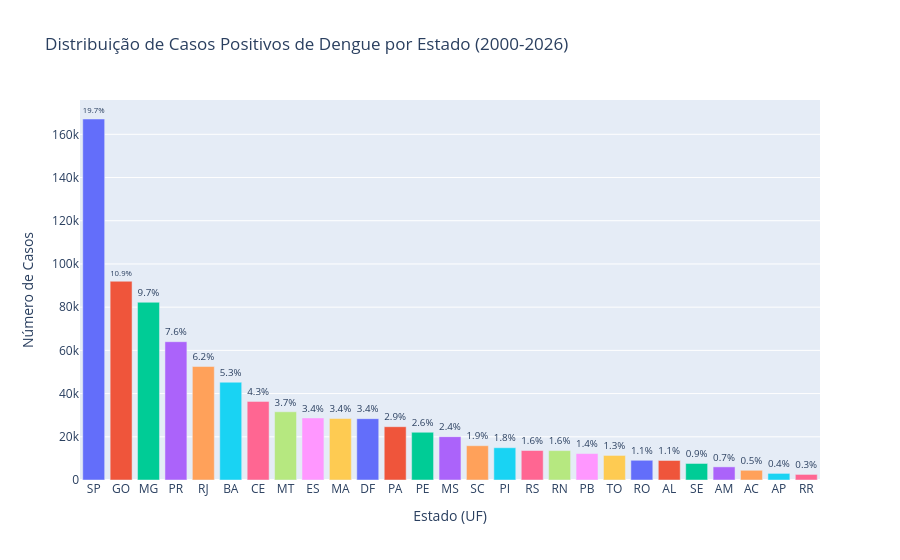

Notebook cell for this chart:
### Code cell
df_estado["Percentual"] = (
    df_estado["Notificações"]
    / df_estado["Notificações"].sum()
    * 100
)

df_estado = df_estado.sort_values(
    by="Notificações",
    ascending=False
)

fig = px.bar(
    df_estado,
    x="Estado",
    y="Notificações",
    color="Notificações",
    color_continuous_scale="Reds",
    text=df_estado["Percentual"].map(lambda x: f"{x:.1f}%"),
    title="Distribuição de Casos Positivos de Dengue por Estado (2000-2026)",
)

fig.update_traces(textposition="outside")

fig.update_layout(
    xaxis_title="Estado (UF)",
    yaxis_title="Número de Casos",
    showlegend=False
)

fig.show()

### Figure 1 — Plotly figure (JSON) as saved in the notebook; plotly's stock layout.template omitted (floating-point values rounded to 4 significant figures)
{"data": [{"hovertemplate": "Notificações=%{y}<br>Estado=%{x}<br>text=%{text}<extra></extra>", "legendgroup": "167086", "marker": {"color": "#636efa", "pattern": {"shape": ""}}, "name": "167086", "orientation": "v", "showlegend": true, "text": ["19.7%"], "textposition": "outside", "type": "bar", "x": ["SP"], "xaxis": "x", "y": [167086], "yaxis": "y"}, {"hovertemplate": "Notificações=%{y}<br>Estado=%{x}<br>text=%{text}<extra></extra>", "legendgroup": "91984", "marker": {"color": "#EF553B", "pattern": {"shape": ""}}, "name": "91984", "orientation": "v", "showlegend": true, "text": ["10.9%"], "textposition": "outside", "type": "bar", "x": ["GO"], "xaxis": "x", "y": [91984], "yaxis": "y"}, {"hovertemplate": "Notificações=%{y}<br>Estado=%{x}<br>text=%{text}<extra></extra>", "legendgroup": "82262", "marker": {"color": "#00cc96", "pattern": {"shape": ""}}, "name": "82262", "orientation": "v", "showlegend": true, "text": ["9.7%"], "textposition": "outside", "type": "bar", "x": ["MG"], "xaxis": "x", "y": [82262], "yaxis": "y"}, {"hovertemplate": "Notificações=%{y}<br>Estado=%{x}<br>text=%{text}<extra></extra>", "legendgroup": "64016", "marker": {"color": "#ab63fa", "pattern": {"shape": ""}}, "name": "64016", "orientation": "v", "showlegend": true, "text": ["7.6%"], "textposition": "outside", "type": "bar", "x": ["PR"], "xaxis": "x", "y": [64016], "yaxis": "y"}, {"hovertemplate": "Notificações=%{y}<br>Estado=%{x}<br>text=%{text}<extra></extra>", "legendgroup": "52518", "marker": {"color": "#FFA15A", "pattern": {"shape": ""}}, "name": "52518", "orientation": "v", "showlegend": true, "text": ["6.2%"], "textposition": "outside", "type": "bar", "x": ["RJ"], "xaxis": "x", "y": [52518], "yaxis": "y"}, {"hovertemplate": "Notificações=%{y}<br>Estado=%{x}<br>text=%{text}<extra></extra>", "legendgroup": "45254", "marker": {"color": "#19d3f3", "pattern": {"shape": ""}}, "name": "45254", "orientation": "v", "showlegend": true, "text": ["5.3%"], "textposition": "outside", "type": "bar", "x": ["BA"], "xaxis": "x", "y": [45254], "yaxis": "y"}, {"hovertemplate": "Notificações=%{y}<br>Estado=%{x}<br>text=%{text}<extra></extra>", "legendgroup": "36386", "marker": {"color": "#FF6692", "pattern": {"shape": ""}}, "name": "36386", "orientation": "v", "showlegend": true, "text": ["4.3%"], "textposition": "outside", "type": "bar", "x": ["CE"], "xaxis": "x", "y": [36386], "yaxis": "y"}, {"hovertemplate": "Notificações=%{y}<br>Estado=%{x}<br>text=%{text}<extra></extra>", "legendgroup": "31573", "marker": {"color": "#B6E880", "pattern": {"shape": ""}}, "name": "31573", "orientation": "v", "showlegend": true, "text": ["3.7%"], "textposition": "outside", "type": "bar", "x": ["MT"], "xaxis": "x", "y": [31573], "yaxis": "y"}, {"hovertemplate": "Notificações=%{y}<br>Estado=%{x}<br>text=%{text}<extra></extra>", "legendgroup": "28730", "marker": {"color": "#FF97FF", "pattern": {"shape": ""}}, "name": "28730", "orientation": "v", "showlegend": true, "text": ["3.4%"], "textposition": "outside", "type": "bar", "x": ["ES"], "xaxis": "x", "y": [28730], "yaxis": "y"}, {"hovertemplate": "Notificações=%{y}<br>Estado=%{x}<br>text=%{text}<extra></extra>", "legendgroup": "28459", "marker": {"color": "#FECB52", "pattern": {"shape": ""}}, "name": "28459", "orientation": "v", "showlegend": true, "text": ["3.4%"], "textposition": "outside", "type": "bar", "x": ["MA"], "xaxis": "x", "y": [28459], "yaxis": "y"}, {"hovertemplate": "Notificações=%{y}<br>Estado=%{x}<br>text=%{text}<extra></extra>", "legendgroup": "28390", "marker": {"color": "#636efa", "pattern": {"shape": ""}}, "name": "28390", "orientation": "v", "showlegend": true, "text": ["3.4%"], "textposition": "outside", "type": "bar", "x": ["DF"], "xaxis": "x", "y": [28390], "yaxis": "y"}, {"hovertemplate": "Notificações=%{y}<br>Estado=%{x}<br>text=%{text}<extra></extra>", "legendgroup": "24672", "marker": {"color": "#EF553B", "pattern": {"shape": ""}}, "name": "24672", "orientation": "v", "showlegend": true, "text": ["2.9%"], "textposition": "outside", "type": "bar", "x": ["PA"], "xaxis": "x", "y": [24672], "yaxis": "y"}, {"hovertemplate": "Notificações=%{y}<br>Estado=%{x}<br>text=%{text}<extra></extra>", "legendgroup": "22087", "marker": {"color": "#00cc96", "pattern": {"shape": ""}}, "name": "22087", "orientation": "v", "showlegend": true, "text": ["2.6%"], "textposition": "outside", "type": "bar", "x": ["PE"], "xaxis": "x", "y": [22087], "yaxis": "y"}, {"hovertemplate": "Notificações=%{y}<br>Estado=%{x}<br>text=%{text}<extra></extra>", "legendgroup": "20058", "marker": {"color": "#ab63fa", "pattern": {"shape": ""}}, "name": "20058", "orientation": "v", "showlegend": true, "text": ["2.4%"], "textposition": "outside", "type": "bar", "x": ["MS"], "xaxis": "x", "y": [20058], "yaxis": "y"}, {"hovertemplate": "Notificações=%{y}<br>Estado=%{x}<br>text=%{text}<extra></extra>", "legendgroup": "15870", "marker": {"color": "#FFA15A", "pattern": {"shape": ""}}, "name": "15870", "orientation": "v", "showlegend": true, "text": ["1.9%"], "textposition": "outside", "type": "bar", "x": ["SC"], "xaxis": "x", "y": [15870], "yaxis": "y"}, {"hovertemplate": "Notificações=%{y}<br>Estado=%{x}<br>text=%{text}<extra></extra>", "legendgroup": "14941", "marker": {"color": "#19d3f3", "pattern": {"shape": ""}}, "name": "14941", "orientation": "v", "showlegend": true, "text": ["1.8%"], "textposition": "outside", "type": "bar", "x": ["PI"], "xaxis": "x", "y": [14941], "yaxis": "y"}, {"hovertemplate": "Notificações=%{y}<br>Estado=%{x}<br>text=%{text}<extra></extra>", "legendgroup": "13649", "marker": {"color": "#FF6692", "pattern": {"shape": ""}}, "name": "13649", "orientation": "v", "showlegend": true, "text": ["1.6%"], "textposition": "outside", "type": "bar", "x": ["RS"], "xaxis": "x", "y": [13649], "yaxis": "y"}, {"hovertemplate": "Notificações=%{y}<br>Estado=%{x}<br>text=%{text}<extra></extra>", "legendgroup": "13608", "marker": {"color": "#B6E880", "pattern": {"shape": ""}}, "name": "13608", "orientation": "v", "showlegend": true, "text": ["1.6%"], "textposition": "outside", "type": "bar", "x": ["RN"], "xaxis": "x", "y": [13608], "yaxis": "y"}, {"hovertemplate": "Notificações=%{y}<br>Estado=%{x}<br>text=%{text}<extra></extra>", "legendgroup": "12233", "marker": {"color": "#FF97FF", "pattern": {"shape": ""}}, "name": "12233", "orientation": "v", "showlegend": true, "text": ["1.4%"], "textposition": "outside", "type": "bar", "x": ["PB"], "xaxis": "x", "y": [12233], "yaxis": "y"}, {"hovertemplate": "Notificações=%{y}<br>Estado=%{x}<br>text=%{text}<extra></extra>", "legendgroup": "11362", "marker": {"color": "#FECB52", "pattern": {"shape": ""}}, "name": "11362", "orientation": "v", "showlegend": true, "text": ["1.3%"], "textposition": "outside", "type": "bar", "x": ["TO"], "xaxis": "x", "y": [11362], "yaxis": "y"}, {"hovertemplate": "Notificações=%{y}<br>Estado=%{x}<br>text=%{text}<extra></extra>", "legendgroup": "9129", "marker": {"color": "#636efa", "pattern": {"shape": ""}}, "name": "9129", "orientation": "v", "showlegend": true, "text": ["1.1%"], "textposition": "outside", "type": "bar", "x": ["RO"], "xaxis": "x", "y": [9129], "yaxis": "y"}, {"hovertemplate": "Notificações=%{y}<br>Estado=%{x}<br>text=%{text}<extra></extra>", "legendgroup": "9036", "marker": {"color": "#EF553B", "pattern": {"shape": ""}}, "name": "9036", "orientation": "v", "showlegend": true, "text": ["1.1%"], "textposition": "outside", "type": "bar", "x": ["AL"], "xaxis": "x", "y": [9036], "yaxis": "y"}, {"hovertemplate": "Notificações=%{y}<br>Estado=%{x}<br>text=%{text}<extra></extra>", "legendgroup": "7652", "marker": {"color": "#00cc96", "pattern": {"shape": ""}}, "name": "7652", "orientation": "v", "showlegend": true, "text": ["0.9%"], "textposition": "outside", "type": "bar", "x": ["SE"], "xaxis": "x", "y": [7652], "yaxis": "y"}, {"hovertemplate": "Notificações=%{y}<br>Estado=%{x}<br>text=%{text}<extra></extra>", "legendgroup": "6077", "marker": {"color": "#ab63fa", "pattern": {"shape": ""}}, "name": "6077", "orientation": "v", "showlegend": true, "text": ["0.7%"], "textposition": "outside", "type": "bar", "x": ["AM"], "xaxis": "x", "y": [6077], "yaxis": "y"}, {"hovertemplate": "Notificações=%{y}<br>Estado=%{x}<br>text=%{text}<extra></extra>", "legendgroup": "4494", "marker": {"color": "#FFA15A", "pattern": {"shape": ""}}, "name": "4494", "orientation": "v", "showlegend": true, "text": ["0.5%"], "textposition": "outside", "type": "bar", "x": ["AC"], "xaxis": "x", "y": [4494], "yaxis": "y"}, {"hovertemplate": "Notificações=%{y}<br>Estado=%{x}<br>text=%{text}<extra></extra>", "legendgroup": "3056", "marker": {"color": "#19d3f3", "pattern": {"shape": ""}}, "name": "3056", "orientation": "v", "showlegend": true, "text": ["0.4%"], "textposition": "outside", "type": "bar", "x": ["AP"], "xaxis": "x", "y": [3056], "yaxis": "y"}, {"hovertemplate": "Notificações=%{y}<br>Estado=%{x}<br>text=%{text}<extra></extra>", "legendgroup": "2578", "marker": {"color": "#FF6692", "pattern": {"shape": ""}}, "name": "2578", "orientation": "v", "showlegend": true, "text": ["0.3%"], "textposition": "outside", "type": "bar", "x": ["RR"], "xaxis": "x", "y": [2578], "yaxis": "y"}], "layout": {"barmode": "relative", "legend": {"title": {"text": "Notificações"}, "tracegroupgap": 0}, "showlegend": false, "title": {"text": "Distribuição de Casos Positivos de Dengue por Estado (2000-2026)"}, "xaxis": {"anchor": "y", "domain": [0, 1], "title": {"text": "Estado (UF)"}}, "yaxis": {"anchor": "x", "categoryarray": [2578, 3056, 4494, 6077, 7652, 9036, 9129, 11362, 12233, 13608, 13649, 14941, 15870, 20058, 22087, 24672, 28390, 28459, 28730, 31573, 36386, 45254, 52518, 64016, 82262, 91984, 167086], "categoryorder": "array", "domain": [0, 1], "title": {"text": "Número de Casos"}}}}
